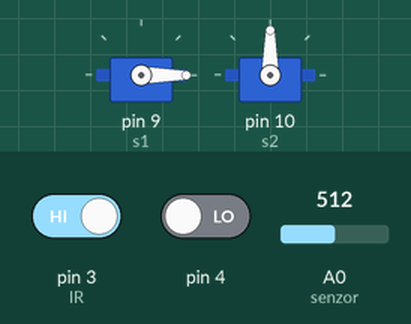
Simulated run of this sketch. Board: Arduino Uno, built with avr-gcc and run on an emulated ATmega328P. On the bench: 2 × servo. Inputs (shaded band) come from the test bench; at power-on: pin 3 (IR) HIGH, pin 4 LOW, A0 (senzor) = 512.

Above: at 1.4 s.
1.5 s: pin 3 (IR) driven LOW
At 2.0 s:
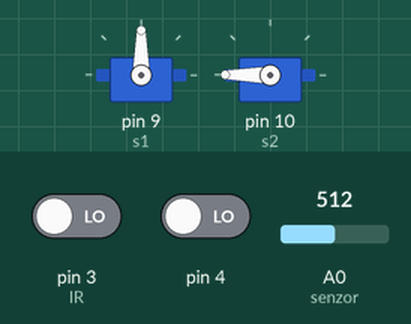
At 2.9 s:
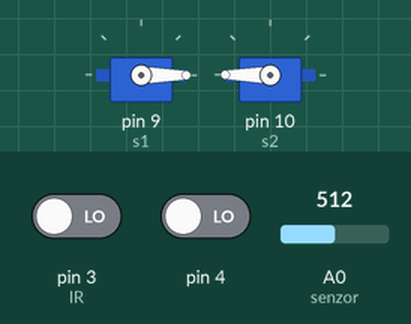
4.5 s: pin 3 (IR) driven HIGH
At 5.5 s:
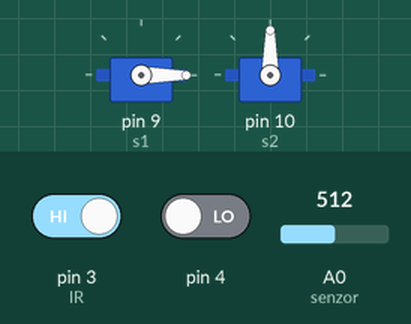
Timing chart, 0 to 7.5 s (numbered marks = the images above; inputs shaded):
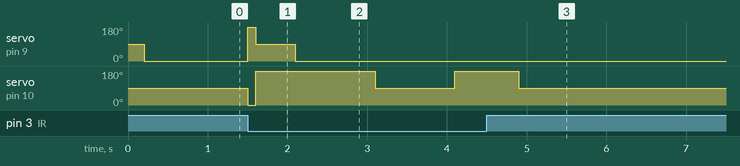

Measured:
- after the input at 1.5 s, servo on pin 9 (s1): 0° → 180° at once, → 90° 0.10 s later, → 0° 0.50 s later; servo on pin 10 (s2): 90° → 0° at once, → 180° 0.10 s later, → 90° 1.5 s later, → 180° 1.0 s later
- after the input at 4.5 s, servo on pin 9 (s1): stops changing and stays 0°

The sketch:

program.ino
```cpp
#include <EEPROM.h>
#include <Servo.h>
Servo s1;
Servo s2;

#define senzor A0
#define IR 3

int x = 100; //pocet merani
String farba;

void setup() {
  s1.attach(9);
  s2.attach(10);
  pinMode(senzor, INPUT);
  pinMode(IR, INPUT);

  delay(200);
  if (digitalRead(4) == HIGH)
    kalibracia();
}

void loop() {
  if (map(analogRead(senzor), 0, 1023, 0, 255) > (EEPROM.read(2) + 20)) {
    farba = "cierna";
  }

  else if (map(analogRead(senzor), 0, 1023, 0, 255) < (EEPROM.read(2) + 20)) {
    farba = "biela";
  }

  if (farba == "cierna") {
    doprava();
  }

  if (farba == "biela") {
    dolava();
  }

  if (digitalRead(IR) == LOW) {
    naokolo();
  }
}

void dopredu () {
  s1.write(0); // dopredu
  s2.write(180); // dopredu
}

void doprava () {
  s1.write(90); // dopredu
  s2.write(180); // stoji
}

void dolava () {
  s1.write(0); // stoji
  s2.write(90); // dopredu
}

void dozadu () {
  s1.write(180); // dozadu
  s2.write(0); // dozadu
}

void zastav () {
  s1.write(90); // stoji
  s2.write(90); // stoji
}

void kalibracia() {
  int ciernaNamerana = 0;
  int bielaNamerana = 0;
  for (int k = 0; k < x; k++) {
    ciernaNamerana += analogRead(senzor);
    delay(10);
  }
  EEPROM.write(0, 0);
  EEPROM.write(0, map((ciernaNamerana / x), 0, 1023, 0, 255)); //cierna
  doprava();
  delay(500);
  zastav();
  for (int j = 0; j < x; j++) {
    bielaNamerana += analogRead(senzor);
    delay(10);
  }
  EEPROM.write(1, 0);
  EEPROM.write(1, map((bielaNamerana / x), 0, 1023, 0, 255)); //biela
  Serial.println(EEPROM.read(1));
  Serial.println(EEPROM.read(0));

  EEPROM.write(2, (EEPROM.read(1) + EEPROM.read(0)) / 2);
  Serial.println(EEPROM.read(2));
  delay(1000);
}

void naokolo() {
  dozadu();
  delay(100);
  doprava();
  delay(500);
  dopredu();
  delay(1000);
  dolava();
  delay(1000);
  dopredu();
  delay(800);
}
```
